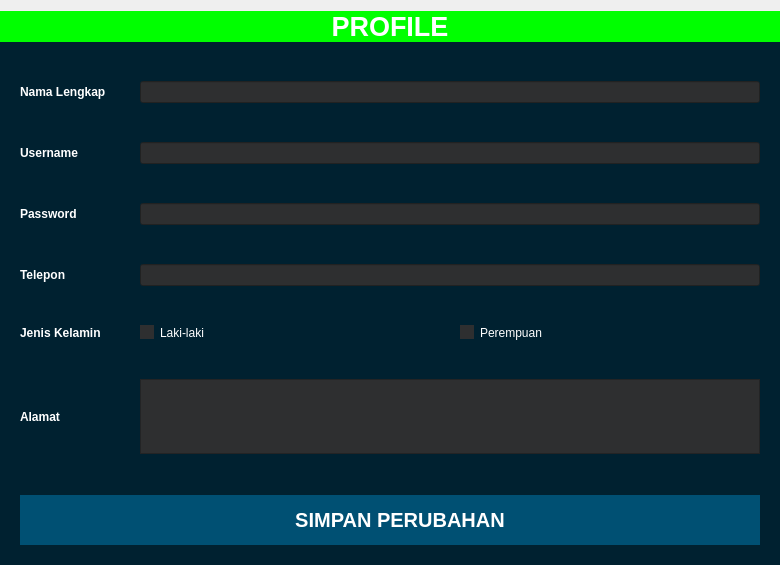
<?xml version="1.0" encoding="UTF-8"?>
<ui version="4.0">
 <class>Form</class>
 <widget class="QWidget" name="Form">
  <property name="geometry">
   <rect>
    <x>0</x>
    <y>0</y>
    <width>780</width>
    <height>565</height>
   </rect>
  </property>
  <property name="windowTitle">
   <string>Form</string>
  </property>
  <layout class="QVBoxLayout" name="verticalLayout_2">
   <property name="spacing">
    <number>0</number>
   </property>
   <property name="leftMargin">
    <number>0</number>
   </property>
   <property name="rightMargin">
    <number>0</number>
   </property>
   <property name="bottomMargin">
    <number>0</number>
   </property>
   <item>
    <widget class="QLabel" name="headerTitle">
     <property name="font">
      <font>
       <pointsize>20</pointsize>
       <bold>true</bold>
      </font>
     </property>
     <property name="styleSheet">
      <string notr="true">color: rgb(255, 255, 255); background-color: rgb(0, 255, 0);</string>
     </property>
     <property name="text">
      <string>PROFILE</string>
     </property>
     <property name="textFormat">
      <enum>Qt::TextFormat::AutoText</enum>
     </property>
     <property name="alignment">
      <set>Qt::AlignmentFlag::AlignCenter</set>
     </property>
    </widget>
   </item>
   <item>
    <widget class="QFrame" name="IsiFrame">
     <property name="styleSheet">
      <string notr="true">.QFrame {
background-color: rgb(0, 33, 48);
}
QLineEdit, QTextEdit{
background-color: rgb(46, 47, 48);
}
QFrame{
font-weight: bold; color: #ffffff;}
QCheckBox::indicator:unchecked{background-color : rgb(46, 47, 48);}</string>
     </property>
     <layout class="QGridLayout" name="gridLayout">
      <property name="leftMargin">
       <number>20</number>
      </property>
      <property name="topMargin">
       <number>20</number>
      </property>
      <property name="rightMargin">
       <number>20</number>
      </property>
      <property name="bottomMargin">
       <number>20</number>
      </property>
      <property name="spacing">
       <number>20</number>
      </property>
      <item row="3" column="0">
       <widget class="QLabel" name="emailLabel">
        <property name="text">
         <string>Username</string>
        </property>
       </widget>
      </item>
      <item row="8" column="3">
       <widget class="QCheckBox" name="PerempuanCheckBox">
        <property name="enabled">
         <bool>false</bool>
        </property>
        <property name="sizePolicy">
         <sizepolicy hsizetype="Minimum" vsizetype="Minimum">
          <horstretch>0</horstretch>
          <verstretch>0</verstretch>
         </sizepolicy>
        </property>
        <property name="maximumSize">
         <size>
          <width>16777215</width>
          <height>16777211</height>
         </size>
        </property>
        <property name="styleSheet">
         <string notr="true">color: rgb(255, 255, 255);</string>
        </property>
        <property name="text">
         <string>Perempuan</string>
        </property>
       </widget>
      </item>
      <item row="6" column="2" colspan="2">
       <widget class="QLineEdit" name="teleponInput"/>
      </item>
      <item row="4" column="2" colspan="2">
       <widget class="QLineEdit" name="passwordInput">
        <property name="text">
         <string/>
        </property>
       </widget>
      </item>
      <item row="4" column="0">
       <widget class="QLabel" name="passwordLabel">
        <property name="text">
         <string>Password          </string>
        </property>
       </widget>
      </item>
      <item row="9" column="0">
       <widget class="QLabel" name="alamatLabel">
        <property name="maximumSize">
         <size>
          <width>100</width>
          <height>100</height>
         </size>
        </property>
        <property name="tabletTracking">
         <bool>false</bool>
        </property>
        <property name="layoutDirection">
         <enum>Qt::LayoutDirection::LeftToRight</enum>
        </property>
        <property name="text">
         <string>Alamat               </string>
        </property>
       </widget>
      </item>
      <item row="6" column="0">
       <widget class="QLabel" name="teleponLabel">
        <property name="text">
         <string>Telepon             </string>
        </property>
       </widget>
      </item>
      <item row="8" column="0">
       <widget class="QLabel" name="jeniskelaminLabel">
        <property name="text">
         <string>Jenis Kelamin   </string>
        </property>
       </widget>
      </item>
      <item row="9" column="2" colspan="2">
       <widget class="QTextEdit" name="alamatInput">
        <property name="enabled">
         <bool>false</bool>
        </property>
        <property name="maximumSize">
         <size>
          <width>16777215</width>
          <height>75</height>
         </size>
        </property>
       </widget>
      </item>
      <item row="8" column="2">
       <widget class="QCheckBox" name="lakiCheckBox">
        <property name="enabled">
         <bool>false</bool>
        </property>
        <property name="styleSheet">
         <string notr="true">color: rgb(255, 255, 255);</string>
        </property>
        <property name="text">
         <string>Laki-laki</string>
        </property>
       </widget>
      </item>
      <item row="1" column="0">
       <widget class="QLabel" name="namaLabel">
        <property name="text">
         <string>Nama Lengkap </string>
        </property>
       </widget>
      </item>
      <item row="1" column="2" colspan="2">
       <widget class="QLineEdit" name="namaInput">
        <property name="enabled">
         <bool>false</bool>
        </property>
       </widget>
      </item>
      <item row="3" column="2" colspan="2">
       <widget class="QLineEdit" name="emailInput"/>
      </item>
     </layout>
    </widget>
   </item>
   <item>
    <widget class="QFrame" name="daftarFrame">
     <property name="styleSheet">
      <string notr="true">.QFrame {
background-color: rgb(0, 33, 48);
}
                QPushButton {
					background-color: rgb(0, 80, 115);
                    font-size: 20px;
                    font-weight: bold;
                    color: #ffffff;
                    padding-left: 20px;
                    border: none;
                    height: 50px;
                }
                QPushButton:checked {
                    background-color: rgb(0, 100, 200);
                    color: #ffffff;
                }
                QPushButton:hover {
                    background-color: rgb(0, 50, 100);
                }</string>
     </property>
     <property name="frameShape">
      <enum>QFrame::Shape::NoFrame</enum>
     </property>
     <property name="frameShadow">
      <enum>QFrame::Shadow::Raised</enum>
     </property>
     <layout class="QVBoxLayout" name="verticalLayout">
      <property name="leftMargin">
       <number>20</number>
      </property>
      <property name="topMargin">
       <number>0</number>
      </property>
      <property name="rightMargin">
       <number>20</number>
      </property>
      <property name="bottomMargin">
       <number>20</number>
      </property>
      <item>
       <widget class="QPushButton" name="daftarButton">
        <property name="text">
         <string>SIMPAN PERUBAHAN</string>
        </property>
       </widget>
      </item>
     </layout>
    </widget>
   </item>
  </layout>
 </widget>
 <resources/>
 <connections/>
</ui>
